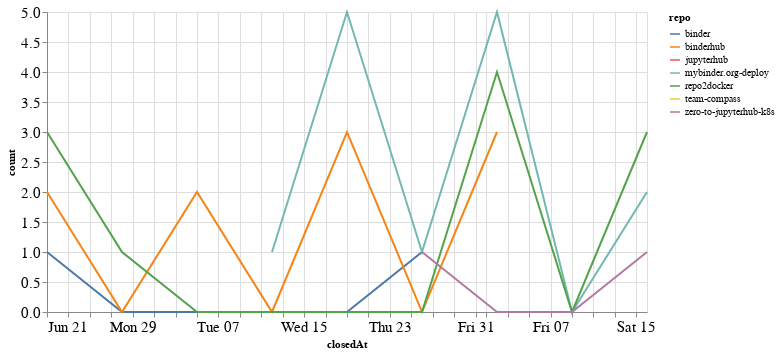

The notebook cell this image was saved under:
### Code cell
closed_by_time = closed_by.groupby('repo').resample('W', on='closedAt').count()['author'].reset_index()
closed_by_time = closed_by_time.rename(columns={'author': 'count'})

alt.Chart(closed_by_time, width=600).mark_line().encode(
    x='closedAt',
    y='count',
    color='repo',
    tooltip="repo"
)

### Figure 1 — Vega-Lite specification as saved in the notebook (floating-point values rounded to 4 significant figures)
{"config": {"axisLeft": {"labelFontSize": 15}, "axisBottom": {"labelFontSize": 15}}, "data": {"name": "data-626149d4b667ab104168bf11b8e0d982"}, "mark": "line", "encoding": {"color": {"type": "nominal", "field": "repo"}, "tooltip": {"type": "nominal", "field": "repo"}, "x": {"type": "temporal", "field": "closedAt"}, "y": {"type": "quantitative", "field": "count"}}, "width": 600, "$schema": "https://vega.github.io/schema/vega-lite/v4.8.1.json", "datasets": {"data-626149d4b667ab104168bf11b8e0d982": [{"repo": "binder", "closedAt": "2020-06-21T00:00:00", "count": 1}, {"repo": "binder", "closedAt": "2020-06-28T00:00:00", "count": 0}, {"repo": "binder", "closedAt": "2020-07-05T00:00:00", "count": 0}, {"repo": "binder", "closedAt": "2020-07-12T00:00:00", "count": 0}, {"repo": "binder", "closedAt": "2020-07-19T00:00:00", "count": 0}, {"repo": "binder", "closedAt": "2020-07-26T00:00:00", "count": 1}, {"repo": "binderhub", "closedAt": "2020-06-21T00:00:00", "count": 2}, {"repo": "binderhub", "closedAt": "2020-06-28T00:00:00", "count": 0}, {"repo": "binderhub", "closedAt": "2020-07-05T00:00:00", "count": 2}, {"repo": "binderhub", "closedAt": "2020-07-12T00:00:00", "count": 0}, {"repo": "binderhub", "closedAt": "2020-07-19T00:00:00", "count": 3}, {"repo": "binderhub", "closedAt": "2020-07-26T00:00:00", "count": 0}, {"repo": "binderhub", "closedAt": "2020-08-02T00:00:00", "count": 3}, {"repo": "jupyterhub", "closedAt": "2020-08-16T00:00:00", "count": 1}, {"repo": "mybinder.org-deploy", "closedAt": "2020-07-12T00:00:00", "count": 1}, {"repo": "mybinder.org-deploy", "closedAt": "2020-07-19T00:00:00", "count": 5}, {"repo": "mybinder.org-deploy", "closedAt": "2020-07-26T00:00:00", "count": 1}, {"repo": "mybinder.org-deploy", "closedAt": "2020-08-02T00:00:00", "count": 5}, {"repo": "mybinder.org-deploy", "closedAt": "2020-08-09T00:00:00", "count": 0}, {"repo": "mybinder.org-deploy", "closedAt": "2020-08-16T00:00:00", "count": 2}, {"repo": "repo2docker", "closedAt": "2020-06-21T00:00:00", "count": 3}, {"repo": "repo2docker", "closedAt": "2020-06-28T00:00:00", "count": 1}, {"repo": "repo2docker", "closedAt": "2020-07-05T00:00:00", "count": 0}, {"repo": "repo2docker", "closedAt": "2020-07-12T00:00:00", "count": 0}, {"repo": "repo2docker", "closedAt": "2020-07-19T00:00:00", "count": 0}, {"repo": "repo2docker", "closedAt": "2020-07-26T00:00:00", "count": 0}, {"repo": "repo2docker", "closedAt": "2020-08-02T00:00:00", "count": 4}, {"repo": "repo2docker", "closedAt": "2020-08-09T00:00:00", "count": 0}, {"repo": "repo2docker", "closedAt": "2020-08-16T00:00:00", "count": 3}, {"repo": "team-compass", "closedAt": "2020-06-28T00:00:00", "count": 1}, {"repo": "zero-to-jupyterhub-k8s", "closedAt": "2020-07-26T00:00:00", "count": 1}, {"repo": "zero-to-jupyterhub-k8s", "closedAt": "2020-08-02T00:00:00", "count": 0}, {"repo": "zero-to-jupyterhub-k8s", "closedAt": "2020-08-09T00:00:00", "count": 0}, {"repo": "zero-to-jupyterhub-k8s", "closedAt": "2020-08-16T00:00:00", "count": 1}]}}
